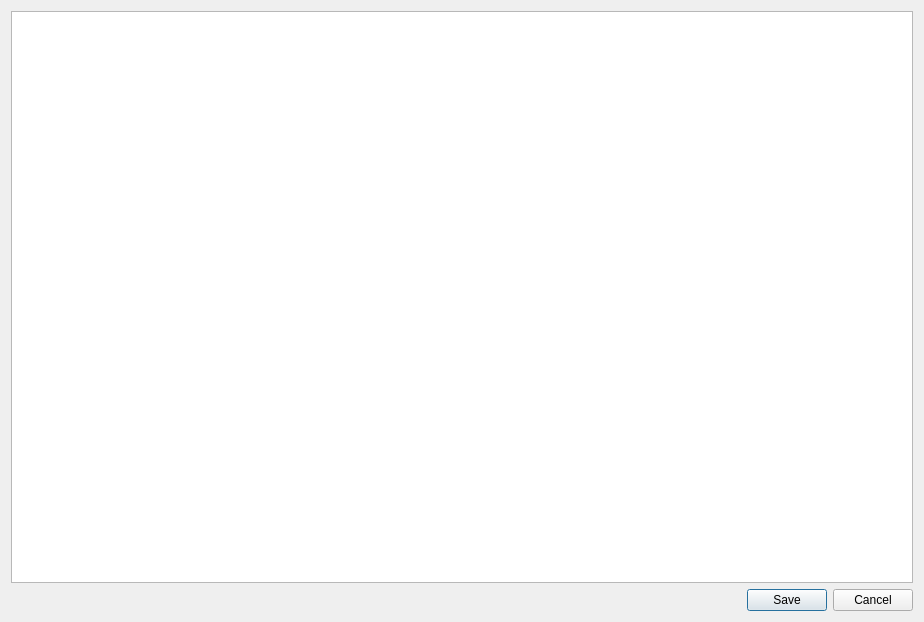
<?xml version="1.0" encoding="UTF-8"?>
<ui version="4.0">
 <class>dlg_idselection</class>
 <widget class="QDialog" name="dlg_idselection">
  <property name="geometry">
   <rect>
    <x>0</x>
    <y>0</y>
    <width>924</width>
    <height>622</height>
   </rect>
  </property>
  <property name="windowTitle">
   <string>ID Auswahl</string>
  </property>
  <layout class="QGridLayout" name="gridLayout">
   <item row="1" column="0">
    <widget class="QDialogButtonBox" name="btb_idselection">
     <property name="orientation">
      <enum>Qt::Horizontal</enum>
     </property>
     <property name="standardButtons">
      <set>QDialogButtonBox::Cancel|QDialogButtonBox::Save</set>
     </property>
    </widget>
   </item>
   <item row="0" column="0">
    <widget class="QTableView" name="tbv_idselection">
     <property name="editTriggers">
      <set>QAbstractItemView::NoEditTriggers</set>
     </property>
     <property name="alternatingRowColors">
      <bool>true</bool>
     </property>
     <property name="selectionMode">
      <enum>QAbstractItemView::MultiSelection</enum>
     </property>
     <property name="selectionBehavior">
      <enum>QAbstractItemView::SelectRows</enum>
     </property>
     <attribute name="verticalHeaderVisible">
      <bool>false</bool>
     </attribute>
    </widget>
   </item>
  </layout>
 </widget>
 <resources/>
 <connections>
  <connection>
   <sender>btb_idselection</sender>
   <signal>accepted()</signal>
   <receiver>dlg_idselection</receiver>
   <slot>accept()</slot>
   <hints>
    <hint type="sourcelabel">
     <x>248</x>
     <y>254</y>
    </hint>
    <hint type="destinationlabel">
     <x>157</x>
     <y>274</y>
    </hint>
   </hints>
  </connection>
  <connection>
   <sender>btb_idselection</sender>
   <signal>rejected()</signal>
   <receiver>dlg_idselection</receiver>
   <slot>reject()</slot>
   <hints>
    <hint type="sourcelabel">
     <x>316</x>
     <y>260</y>
    </hint>
    <hint type="destinationlabel">
     <x>286</x>
     <y>274</y>
    </hint>
   </hints>
  </connection>
 </connections>
</ui>
